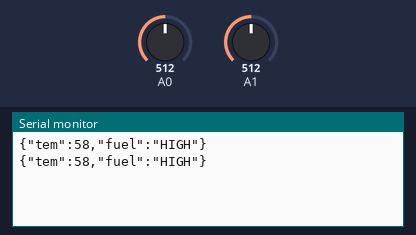
This sketch was run on a simulated Arduino Uno, built with avr-gcc and run on an emulated ATmega328P. Parts: the last lines printed to the serial monitor. The test bench sets the inputs (shaded band); at power-on: A0 = 512, A1 = 512.

Above: at 2.8 s.
2.9 s: A0 set to 7
At 5.2 s:
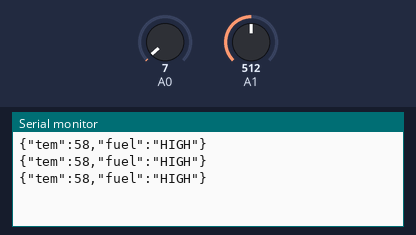
5.6 s: A0 set to 4
At 6.9 s:
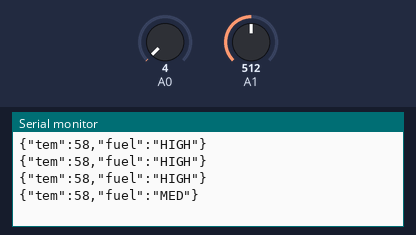

The sketch:

raspi_part.ino
```cpp
#include <ArduinoJson.h>
void setup(){
Serial.begin(9600);
}
void loop() {
StaticJsonBuffer<200> jsonBuffer;
JsonObject& rpi = jsonBuffer.createObject();
rpi["tem"]=fetchEngineTemperature();
rpi["fuel"]=checkFuel();
rpi.printTo(Serial);
Serial.println();
delay(2000);
}
int fetchEngineTemperature(){
 unsigned int value =analogRead(A1);
  value=(value*500)/1023;
  return value;
}
String checkFuel(){
  int value=analogRead(A0);
  if (value>5){
    return "HIGH";
  }
  if ((value<=5)&&(value>3)){
    return "MED";
  }
  if(value<3){
    return "LOW";
  }
}
```

Measured:
- the behaviour switches between 6 and 5 on A0 (found by bisection; images 1 and 2)
- after the input at 5.6 s, the serial monitor: prints a new line after 0.41 s (image 2)
